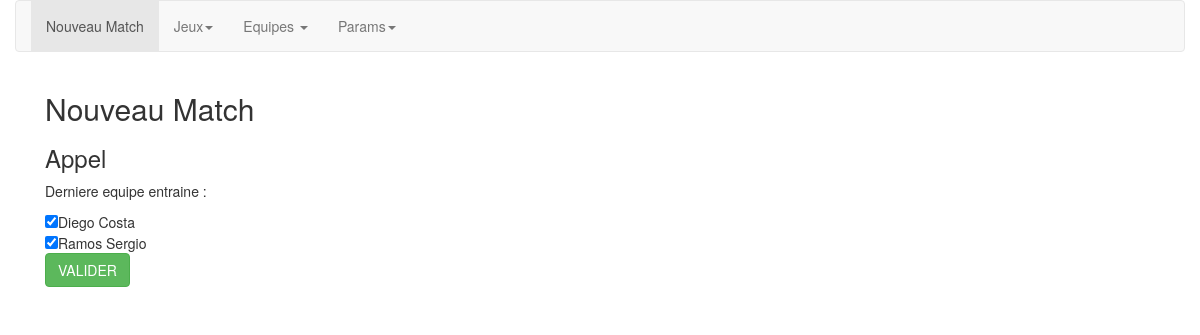
Page /NouveauMatch/ (signed in) on the committed database.
### Equipes/models.py (models this page shows)
class Player(models.Model):
    lastName = models.CharField(max_length=256)
    firstName = models.CharField(max_length=256)
    heigth = models.IntegerField()
    weight = models.IntegerField()
    VMA = models.IntegerField()
    placeOnField = models.CharField(max_length=256)
    globalScore = models.IntegerField()
    team = models.ForeignKey(Team, on_delete=models.CASCADE)

### foot3/views.py (the view, shortened to what this page needs)
# urls.py: url(r'^NouveauMatch/$', views.NouveauMatch),
def NouveauMatch(request):
    currentTeam = request.user.coachparams.currentTeam_id
    Players = Player.objects.filter(team=currentTeam)
    obj = request.user.coachparams.team.get(id=currentTeam)
    attendanceStringId = str(request.user.coachparams.team.get(id=currentTeam).attendance).split("/")
    attendanceIntId = []
    for idPlayer in attendanceStringId:
        attendanceIntId.append(int(idPlayer))
    return render(request, 'NouveauMatch.html', {'Players':Players,'ListeJoueurPresentId':attendanceIntId})

### templates/NouveauMatch.html (shortened to what this page needs)
<!DOCTYPE html>
<html lang="en">
    <head>
        <link href="//netdna.bootstrapcdn.com/bootstrap/3.0.0/css/bootstrap.min.css" rel="stylesheet" id="bootstrap-css">
    </head>
    <body>
        <div class="container">
            <div class="row">
                <nav class="navbar navbar-default" role="navigation">
            <div class="collapse navbar-collapse" id="bs-example-navbar-collapse-1">
              <ul class="nav navbar-nav">
                <li class="active"><a href="/NouveauMatch/">Nouveau Match</a></li>
                <li class="dropdown">
                    <a href="#" class="dropdown-toggle" data-toggle="dropdown">Jeux<b class="caret"></b></a>
                <li class="dropdown">
                  <a href="#" class="dropdown-toggle" data-toggle="dropdown">Equipes <b class="caret"></b></a>
                </li>
                <li class="dropdown">
                    <a href="#" class="dropdown-toggle" data-toggle="dropdown">Params<b class="caret"></b></a>
                  </li>
              </ul>
            </div>
        </nav>
            </div>
<div class="container">
    <h2>Nouveau Match</h2>
        <h3>Appel</h3>
        <p>Derniere equipe entraine : {{equipeActuelle}}</p>
        {% if user.is_authenticated %}
            {% block content %}
            <form method='POST'>
                {% for player in Players %}
                    <input type="checkbox" name="{{player.id}}" value="{{player.id}}" {% if player.id in ListeJoueurPresentId %} checked {% endif %}>{{player.lastName}} {{player.firstName}}</input><br>
                {% endfor %}
                <input type="submit" class="btn btn-success"value="VALIDER">
            </form>
            {% endblock %}
        {% else %}
        <p>Vous n'etes pas connécté</p>
        {% endif %}
</body>
</html>

### rows in the picture
Player: id "☑", lastName "Diego", firstName "Costa"
Player: id "☑", lastName "Ramos", firstName "Sergio"
